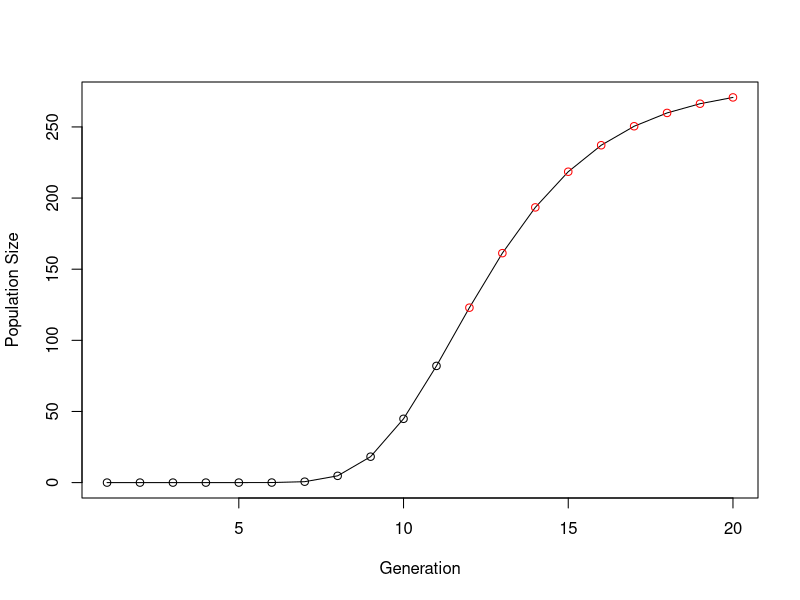

Write R code to recreate this figure.
##### 1 #####
seq(20, 10, by=-1)
# Or, if I must use a loop
x <- 20
while (x >= 10){
  print(x)
  x <- x-1
}

# Or, to avoud while loops
i <- 20
for (i in 20:10){
  print(i)
}

#### 2 ####
seq(20, 10, by=-2)

i <- 20
is.even <- function(x) x %% 2 == 0 
for (i in 20:10){
  if (is.even(i)){
    print(i)
  }
}

#### 3 ####
#primer numbers: I can't do any better than this internet answer
is.prime <- function(num) {
  if (num == 2 | num == 1) {
    TRUE
  } else if (any(num %% 2:(num-1) == 0)) {
    FALSE
  } else { 
    TRUE
  }
}

is.prime(1)
#### 4 #####
# Write a loop that prints out the numbers from 1 to 20, printing “Good: NUMBER” if the number is
# divisible by five and “Job: NUMBER” if then number is prime, and nothing otherwise.

for (i in 1:20){
  if (i == 5){
    cat("Good Job:", i, "\n")
  }else if (is.prime(i)){
    cat("Job:", i, "\n")
  } else if (i %% 5 == 0) {
    cat("Good:", i, "\n")
  } else {
    invisible(i)
  }
}

#### 5 ####
# A biologist is modelling population growth using a Gompertz curve, which is defined as y(t) = a.e−b.e−c.t
# where y is population size, t is time, a and b are parameters, and e is the exponential function. Write
# them a function that calculates population size at any time for any values of its parameters.
Gompertz.point <- function(t, a, b, c){
  z <- a*exp(-b*exp(-c*t))
  return(z)
}

Gompertz.point(194, 20, 33, 22)

#### 6 ####
# The biologist likes your function so much they want you to write another function that plots the progress
# of the population over a given length of time. Write it for them.
# a = asymptote (where population levels off)
# b = displacement on x-axis
# c = growth rate
output <- c()

Gompert.curve <- function(start, finish, a, b, c){
  for (i in start:finish){
    to_add <- Gompertz.point(i, a, b, c)
    output <- c(output, to_add)
  }
  plotty <- plot(output, type="o", col= ifelse(output > a,'blue', ifelse(output > b, 'red', 'black')), xlab = 'Generation', ylab = 'Population Size')
  return(list(plotty, output))
}

Gompert.curve(1, 20, 280, 100, 0.4)

# Graph cars using blue points overlayed by a line 
#plot(values, type="o", col="blue", xlab = 'Generation', ylab = 'Population Size')

#### 7 ####
# The biologist has fallen in love with your plotting function, but want to colour y values above a as blue,
# and y values above b as red. Change your function to allow that.
# http://stackoverflow.com/questions/11838278/plot-with-conditional-colors-based-on-values-in-r
# outout > a  col='blue'
# outout > b col='red'
# else col="black"

#See answer to #7 in #6 above

#### 8 ####
# You are beginning to suspect the biologist is taking advantage of you. Modify your function to plot in
# purple any y value that’s above a and b. Hint: try putting 3==3 & 2==2 and 3==4 | 2==2 into an if
# statement and see what you get. Using this construction may make this simpler.

#### 9 ####

# Write a function that draws boxes of a specified width and height that look like this (height 3, width 5):

sillybox <- function(w,h){
  #creating the lines to use (one with * width times and other with * at ends and blanks in middle)
  line1 <- c(rep('*', w, '\n'))
  BLANK <- c(rep(' ', w-2))
  line2 <- c('*', BLANK, '*')
  #print first line
  cat(noquote(line1),"\n")
  # now print the middle line h-2 times
  for (i in 1:(h-2)){
    cat(noquote(line2), "\n")
  }
  # print bottom line
  cat(noquote(line1),"\n")
}

sillybox(5,3)

#### 10 ####
#Modify your box function to put text centred inside the box.

#Copied the function from quest. 09 and modifying it:
# Notes: text to be centered in width, and then centered height

messagebox <- function(w,h, m){
  # Have three possible lines: 
  line1 <- c(rep('*', w, '\n'))
  BLANK <- c(rep(' ', w-2))
  line2 <- c('*', BLANK, '*')
  if ((nchar(m) > w-2) | h < 3) {
    print("Your box size is too small for your text! Try again.")
  } else {
    line3 <- c('*')
    #print first line
    cat(noquote(line1),"\n")
    # now print the middle line h-2 times
    for (i in 1:(h-2)){
      cat(noquote(line2), "\n")
  }
  # print bottom line
  cat(noquote(line1),"\n")
  }
}

#messagebox(width, height, message)
messagebox(2,2,"hello")

